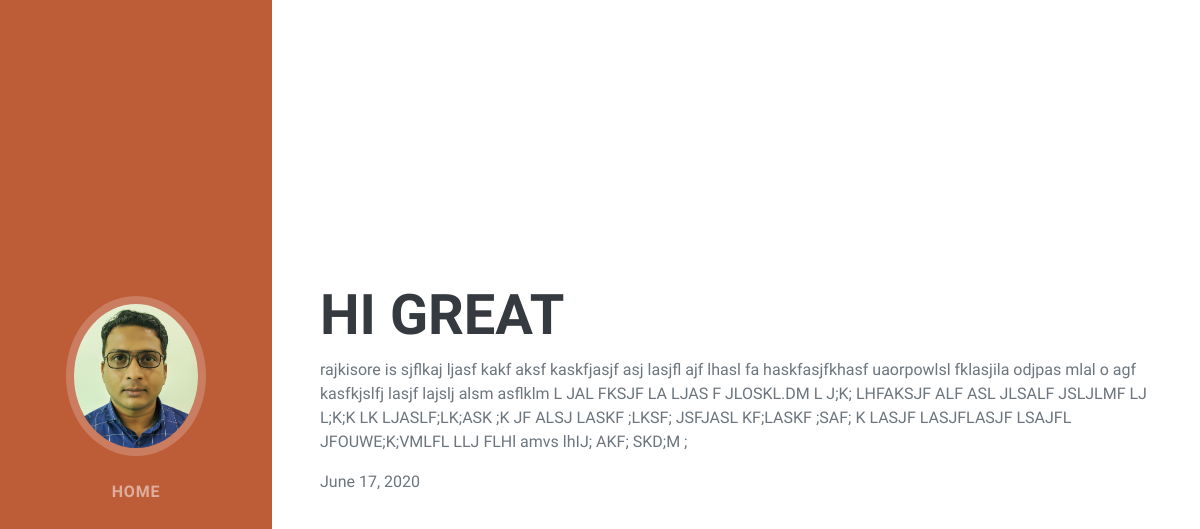
The page /blog/1 on the database its author committed.
### blog/models.py (models this page shows, shortened)
class Blog(models.Model):
    title = models.CharField(max_length=50)
    description = models.TextField()
    date = models.DateField()

### blog/views.py (the view)
# urls.py: path('<int:blog_id>',views.blog_detail,name="blog_detail")
def blog_detail(request,blog_id):
    blog= get_object_or_404(Blog,id=blog_id)
    context ={
        'blog': blog
    }
    return render(request,'blog/blog_detail.html',context)

### blog/templates/blog/blog_detail.html (shortened to what this page needs)
<!DOCTYPE html>
{% load static %}
<html lang="en">
<head>
    <link href="{% static 'css/styles.css' %}" rel="stylesheet" />
</head>
<body id="page-top">
    <nav class="navbar navbar-expand-lg navbar-dark bg-primary fixed-top" id="sideNav">
        <a class="navbar-brand js-scroll-trigger" href="#page-top"><span class="d-none d-lg-block"><img class="img-fluid img-profile rounded-circle mx-auto mb-2"
                    src="{% static 'assets/img/profile.jpg' %}" alt="" /></span></a>
        <div class="collapse navbar-collapse" id="navbarSupportedContent">
            <ul class="navbar-nav">
                <li class="nav-item"><a class="nav-link js-scroll-trigger" href="{% url 'index' %}">Home</a></li>
            </ul>
        </div>
    </nav>
    <section class="resume-section" id="blogs">
        <div class="w-100">
            <h2 class="mb-2">{{ blog.title }}</h2>
            <p>{{ blog.description }}</p>
            <p class="mb-0">{{ blog.date }}</p><br>
        </div>
    </section>
</body>
</html>

### rows shown on the page
Blog: title "HI GREAT", description "rajkisore is sjflkaj ljasf kakf aksf kaskfjasjf asj lasjfl ajf lhasl fa haskfasjfkhasf uaorpowlsl fklasjila odjpas mlal o agf kasfkjslfj lasjf lajslj alsm asflklm L JAL FKSJF LA LJAS F JLOSKL.DM L J;K; LHFAKSJF ALF ASL JLSALF JSLJLMF LJ L;K;K LK LJASLF;LK;ASK ;K JF ALSJ LASKF ;LKSF; JSFJASL KF;LASKF ;SAF; K LASJF LASJFLASJF LSAJFL JFOUWE;K;VMLFL LLJ FLHl amvs lhIJ; AKF; SKD;M ;", date "June 17, 2020"
